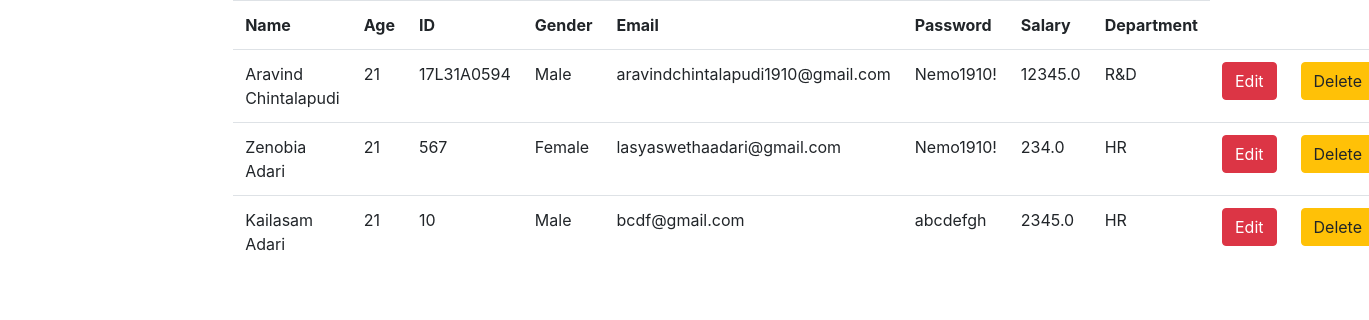
The page /Employees/displaydata/ on the database its author committed.
### Employees/models.py (models this page shows, shortened)
class EmpRegister(models.Model):
    genvalues=[('Male','Male'),('Female','Female')]
    deptvalues=[('HR','HR'),('Accounts','Accounts'),('R&D','R&D')]
    Emp_Firstname=models.CharField(max_length=50)
    Emp_Lastname=models.CharField(max_length=50)
    Emp_Age=models.IntegerField(null=False)
    Emp_Id=models.CharField(max_length=20)
    Emp_Gender=models.CharField(max_length=20,choices=genvalues)
    Emp_Email=models.EmailField(max_length=50)
    Emp_Password=models.CharField(max_length=20)
    Emp_Salary=models.FloatField(null=False)
    Emp_Department=models.CharField(max_length=30,choices=deptvalues)

### Employees/views.py (the view)
# urls.py: path('displaydata/',views.displaydata,name="displaydata"),
def displaydata(request):
    data=EmpRegister.objects.all()
    return render(request,'Employees/showdata.html',{'info':data})

### Employees/templates/Employees/showdata.html (shortened to what this page needs)
<!DOCTYPE html>
<html>
    <head>
        <link rel="stylesheet" href="https://maxcdn.bootstrapcdn.com/bootstrap/4.5.0/css/bootstrap.min.css">
    </head>
    <body>
        <div class="row">
            <div class=" col-sm-2"></div>
            <div class="col-sm-6">
                <table class="table">
                    <tr>
                        <th>Name</th>
                        <th>Age</th>
                        <th>ID</th>
                        <th>Gender</th>
                        <th>Email</th>
                        <th>Password</th>
                        <th>Salary</th>
                        <th>Department</th>
                    </tr>
                    {% for i in info %}
                    <tr>
                        <td>{{i.Emp_Firstname}} {{i.Emp_Lastname}}</td>
                        <td>{{i.Emp_Age}}</td>
                        <td>{{i.Emp_Id}}</td>
                        <td>{{i.Emp_Gender}}</td>
                        <td>{{i.Emp_Email}}</td>
                        <td>{{i.Emp_Password}}</td>
                        <td>{{i.Emp_Salary}}</td>
                        <td>{{i.Emp_Department}}</td>
                        <td><a href="{% url 'edit' i.id %}" ><button class="btn btn-danger">Edit</button></a></td>
                        <td><a href="{% url 'delete' i.id %}" ><button class="btn btn-warning">Delete</button></a></td>
                    </tr>
                    {% endfor %}
                </table>
            </div>
            <div class=" col-sm-2"></div>
        </div>
    </body>
</html>

### rows shown on the page
EmpRegister: Emp_Firstname "Aravind", Emp_Lastname "Chintalapudi", Emp_Age "21", Emp_Id "17L31A0594", Emp_Gender "Male", Emp_Email "aravindchintalapudi1910@gmail.com", Emp_Password "Nemo1910!", Emp_Salary "12345.0", Emp_Department "R&D"
EmpRegister: Emp_Firstname "Zenobia", Emp_Lastname "Adari", Emp_Age "21", Emp_Id "567", Emp_Gender "Female", Emp_Email "lasyaswethaadari@gmail.com", Emp_Password "Nemo1910!", Emp_Salary "234.0", Emp_Department "HR"
EmpRegister: Emp_Firstname "Kailasam", Emp_Lastname "Adari", Emp_Age "21", Emp_Id "10", Emp_Gender "Male", Emp_Email "bcdf@gmail.com", Emp_Password "abcdefgh", Emp_Salary "2345.0", Emp_Department "HR"
